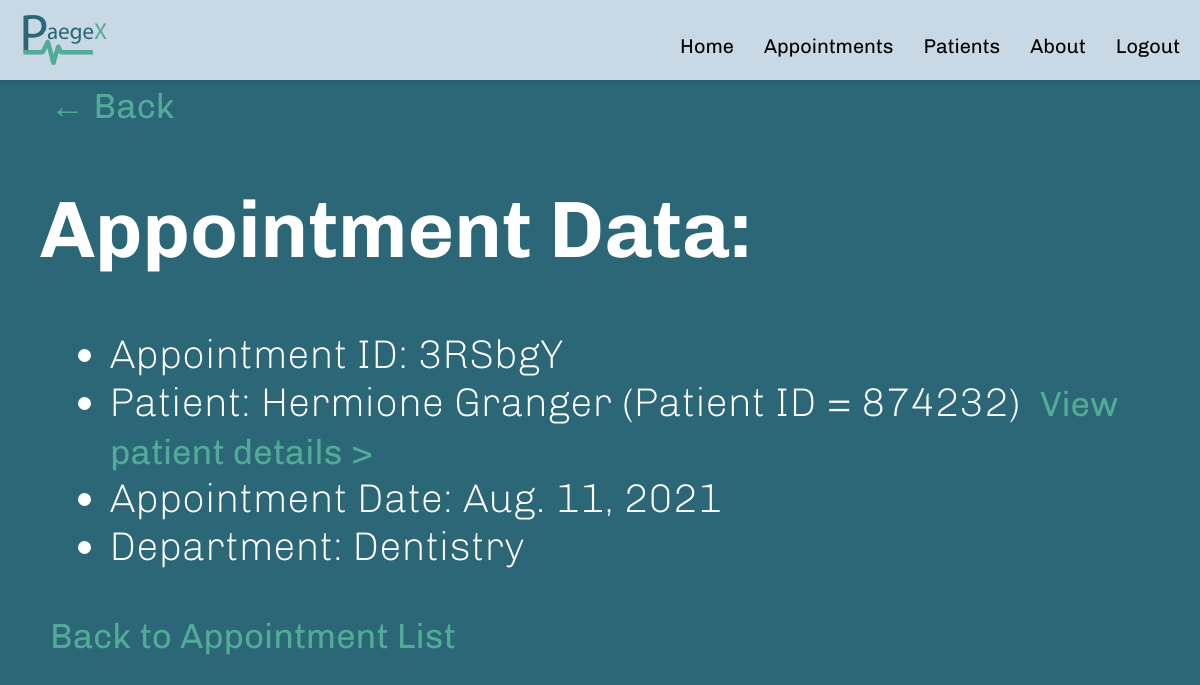
Page /appointments/6 (signed in) on the committed database.
### appointments/models.py (models this page shows, shortened)
class Appointment(models.Model):
    date = models.DateField()
    patient = models.ForeignKey(Patient, on_delete=models.CASCADE, related_name="appointments")
    department = models.ForeignKey(Department, on_delete=models.CASCADE, related_name="appointments")
    identification = models.CharField(max_length=6)

class Patient(models.Model):
    user = models.ForeignKey(User, on_delete=models.SET_NULL, null=True, blank=True)
    name = models.CharField(max_length=64)
    id = models.BigAutoField(primary_key=True)
    dateOfBirth = models.DateField(default=timezone.localdate)
    gender = models.CharField(max_length=64, default="")
    phone = models.CharField(max_length=20, default="")
    notes = models.CharField(max_length=1000, default="")

class Department(models.Model):
    name = models.CharField(max_length=64)
    user = models.ForeignKey(User, on_delete=models.SET_NULL, null=True, blank=True)
    def __str__(self):
        return f"{self.name}"

### appointments/views.py (the view)
# urls.py: path("<int:appointment_id>", views.appointment, name="appointment"),
@login_required(login_url='loginPage')
def appointment(request, appointment_id):
    appointment = Appointment.objects.get(pk=appointment_id)
    return render(request, "appointments/appointment.html", {
        "appointment": appointment,
    })

### appointments/templates/appointments/appointment.html
{% extends "users/layoutMenu.html" %}
{% block body %}
<a onClick="javascript:history.go(-1)" class="pageLinks">&larr; Back</a>
    <h1>
        Appointment Data:
    </h1>
    <ul>
        <li>Appointment ID: {{ appointment.identification }}</li>
        <li>Patient: {{ appointment.patient.name }} (Patient ID = {{ appointment.patient.id }}) <a class="pageLinks" style="margin-left: 10px;" href="{% url 'patient' appointment.patient.id %}">View patient details ></a></li>
        <li>Appointment Date: {{ appointment.date }}</li>
        <li>Department: {{ appointment.department }}</li>
    </ul>
    <a href = "{% url 'index' %}" class="pageLinks">Back to Appointment List</a>
{% endblock %}

### assets/styles.css (style rules this page uses)
html, body { max-width: 100%; overflow-x: hidden; }
body { font-family: Chivo, sans-serif; font-weight: 200; font-size: 40px; margin: 0px; padding: 0px; }
body li { margin-left: 70px; }
body h1 { margin-left: 40px; color: #ffffff; }
body { font-family: Chivo, sans-serif; font-weight: 200; font-size: 40px; margin: 0px; padding: 0px; background-color: #2b6777; color: white; }
.pageLinks { text-decoration: none; color: #52ab98; font-weight: normal; font-size: 35px; margin-left: 50px; }

### rows in the picture
Appointment: identification "3RSbgY", patient.name "Hermione Granger", patient.id "874232", date "Aug. 11, 2021", department "Dentistry"
